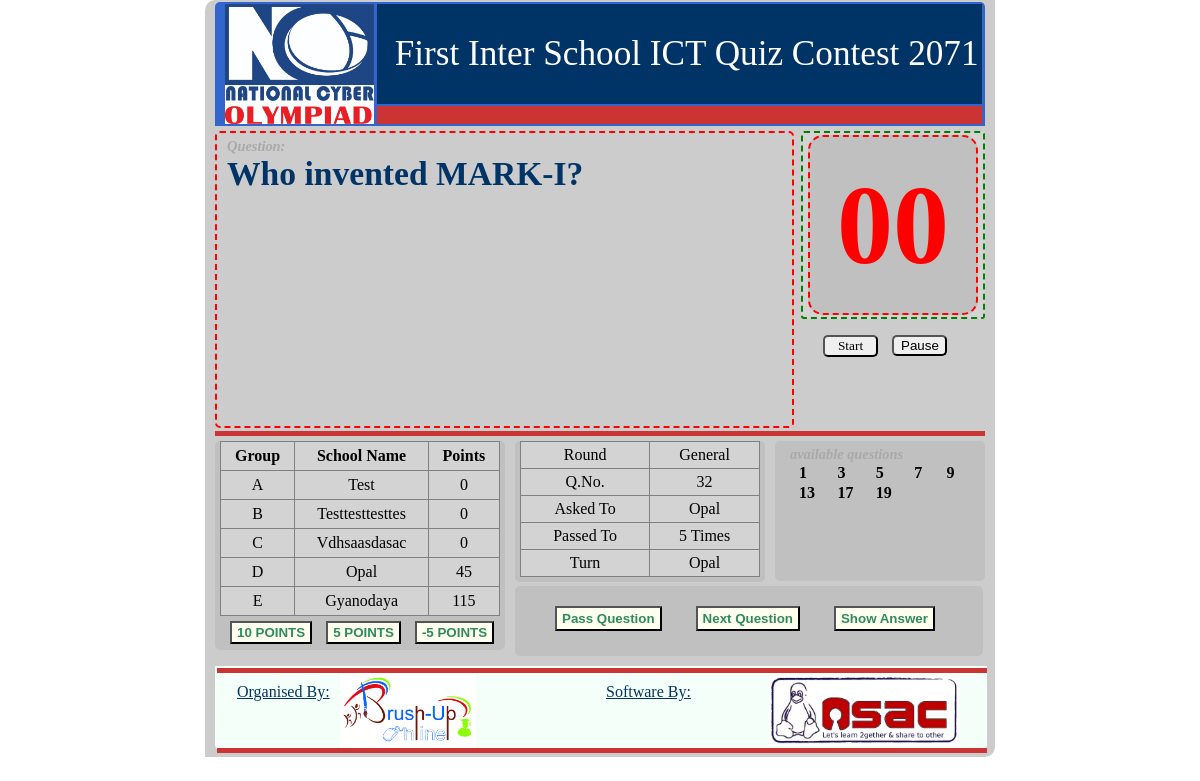
/index.php?qno=32, run on the app's committed database.
### tables this page shows
CREATE TABLE IF NOT EXISTS `qualifyinggame1` (
  `id` int(4) NOT NULL AUTO_INCREMENT,
  `qno` int(4) NOT NULL,
  `question` varchar(200) NOT NULL,
  `answer` varchar(50) NOT NULL,
  `flag` tinyint(1) NOT NULL DEFAULT '0',
  PRIMARY KEY (`id`)
);

CREATE TABLE IF NOT EXISTS `groupdata` (
  `id` int(4) NOT NULL AUTO_INCREMENT,
  `groupName` char(2) NOT NULL,
  `school` varchar(50) NOT NULL,
  `points` int(2) NOT NULL DEFAULT '0',
  PRIMARY KEY (`id`)
);

CREATE TABLE IF NOT EXISTS `tempdb` (
  `sn` smallint(2) NOT NULL AUTO_INCREMENT,
  `qfrom` int(4) NOT NULL,
  `qto` int(4) NOT NULL,
  `roundName` varchar(50) NOT NULL,
  PRIMARY KEY (`sn`)
);

CREATE TABLE IF NOT EXISTS `rounddb` (
  `id` int(4) NOT NULL AUTO_INCREMENT,
  `startgroup` char(2) NOT NULL DEFAULT 'A',
  `currentgroup` char(2) NOT NULL DEFAULT 'A',
  `qasked` int(4) NOT NULL DEFAULT '1',
  `flag` tinyint(4) NOT NULL DEFAULT '1',
  `passed` int(2) NOT NULL DEFAULT '0',
  `db` varchar(50) NOT NULL DEFAULT 'question',
  PRIMARY KEY (`id`)
);

### function.php (the view, shortened to what this page needs)
		<?php
function fetchDatabaseToIndex()
{
	global $con;
	$query="select db from rounddb";
	$res=mysql_query($query,$con);
	if($res)
	{
		while($row=mysql_fetch_array($res))
		{
		$database=$row['db'];
		}
	}
	return $database;
}
function qnos_fetch($database)
{
    global $con;
$query="SELECT qfrom,qto FROM tempdb";
$res=mysql_query($query,$con);
if($res)
{
    while($row=mysql_fetch_array($res))
    {
        $qfrom=$row['qfrom'];
        $qto=$row['qto'];
    }
}
$query="SELECT * from  $database where qno between $qfrom and $qto";
$res = mysql_query($query);
$noq = mysql_num_rows($res);
        $i=1;
        ?>
        <table><tr>
        <?php
      while($row = mysql_fetch_assoc($res))
      {
        $temp[$i]=$row['qno'];
        $flag[$i]=$row['flag'];
        $i++;
      }
       ?>
          <?php
            $count=1;
          for($i=1;$i<=$noq;$i++)
          {
              if(!$flag[$i])
                 {
                 ?>
                <td><a href="index.php?qno=<?php echo $temp[$i];?>"><?php  echo $i;?></a></td>
                  <?php
                  if(($count%5)==0)
                 {
                     echo "</tr><tr>";
                 }
                  $count++;
                 }
             }
    		?>
    	</tr></table>
    		<?php
}
function question_fetch($qno,$database)
{
      if(isset($_POST['nextQues']))
	  {
   	 			echo "<div class='chooseRequest'>";
                echo "please choose the question from available questions..";
                echo "</div>";
    	}
    else
	{
		global $con;
		$query="SELECT question FROM  $database where qno=$qno";
		$res=mysql_query($query,$con);
		if($res)
		{
			while($row=mysql_fetch_array($res))
			{
					$question=$row['question'];
			}
		}
		$exetn= strchr($question,'.');
		if($exetn=='.jpg'||$exetn=='.jpeg'||$exetn=='.png')
		{
		?>
		<div class='question_display'>
		<a href="images/<?php echo $database;?>/<?php echo $question;?>" target="_blank">
		<img src="images/<?php echo $database;?>/<?php echo $question;?>" alt="picture"  height="205" ></a>
		</div>
		<?php
		}
		else
		{
			  	echo "<div class='question_display'>";
                echo $question;
                echo "</div>";
		}
		}
}
function groupName_fetch()
{
          global $con;
             ?>
        <table border="1px">
        <tr>
                <th>Group</th>
                <th colspan="4">School Name</th>
                <th>Points</th>
            </tr><tr>
            <?php
            $query="SELECT groupName,school,points FROM groupdata ORDER BY groupName";
            $res=mysql_query($query,$con);
        if($res)
        {
            while($row=mysql_fetch_array($res))
            {
            ?>
                <td><?php echo $row['groupName'];?></td>
                      <td colspan="4"><?php echo $row['school'];?></td>
                      <td><?php echo $row['points'];?></td>
                </tr>
          <?php
            }
        }
         ?>
            </table>
            <form method="POST" action="">
                <input type="submit" name="10point" value="10 POINTS">
                <input type="submit" name="5point" value="5 POINTS">
                <input type="submit" name="-5point" value="-5 POINTS">
            </form>
<?php
}
function questionControl($i)
    {
        ?>
        <form method="POST" action="">
             <?php
             global $con;
             $query="SELECT passed FROM rounddb";
			$res=mysql_query($query,$con);
			if($res)
			{
				while($row=mysql_fetch_array($res))
				{
					$passed=$row['passed'];
				}
			}
            	 if($passed==$i-1)
				{
					 ?>
					 <input type="submit" name="passQues" id="Audience" value="Pass Question" onClick="AudienceWarn()">
					<?php
            	}
            	 else
				{
            	 ?>
            	 <input type="submit" name="passQues" id="nextPass" value="Pass Question" onClick="passed()">
            	<?php
				 }
            ?>
             <input type="submit" name="nextQues" value="Next Question">
             <input type="submit" name="checkAnswer" id="AnswerShow" value="Show Answer" >
         </form>
        <?php
    }
function roundDetails($qno,$i)
{
     global $con;
    $query="SELECT startgroup,currentgroup,flag,passed from rounddb";
    $res=mysql_query($query,$con);
    if($res)
    {
        while($row=mysql_fetch_array($res))
        {
            $flag=$row['flag'];
            $passed=$row['passed'];
        }
    }
				?>
		<?php
$query="SELECT roundName FROM tempdb ";
$res=mysql_query($query,$con);
if($res)
{
    while($row=mysql_fetch_array($res))
    {
        $roundName=$row['roundName'];
    }
}
else
{
    echo "UNKNOWN";
}
$query="SELECT currentgroup,startgroup,passed FROM rounddb";
$res=mysql_query($query,$con);
if($res)
{
    while($row=mysql_fetch_array($res))
    {
        $askedto=$row['startgroup'];
        $passedto=$row['currentgroup'];
        $passed=$row['passed'];
    }
}
$query="SELECT school FROM groupdata  WHERE groupName='$askedto'";
$res=mysql_query($query,$con);
if($res)
{
    while($row=mysql_fetch_array($res))
    {
        $askedto=$row['school'];
    }
}
$query="SELECT school FROM groupdata  WHERE groupName='$passedto'";
$res=mysql_query($query,$con);
if($res)
{
    while($row=mysql_fetch_array($res))
    {
        $passedto=$row['school'];
    }
}
?>
<table>
<tr>
    <td>Round </td><td><?php echo $roundName;?></td>
</tr>
<tr>
    <td>Q.No.</td><td><?php echo $qno; ?>   </td>
</tr>
<tr>
    <td>Asked To</td><td><?php echo $askedto; ?></td>
</tr>
<tr>
    <td>Passed To</td><td><?php echo $passed; ?> Times  </td>
</tr>
<tr>
    <td>Turn </td><td><?php echo $passedto;?> </td>
</tr>
</table>
<?php
}
    ?>

### stylesheet.css (style rules this page uses)
a { text-decoration: none; color: #000000; font-weight:bold; width:20px; padding:8px; text-align:center; }
.question_control input[type="submit"] { padding:3px 5px; width:auto; background-color:#FFFFF0; }
.question_display { height: 210px; width:563px; font-size: 2.1em; font-weight: bold; text-align: left; color: #003366; }
.question_numbers table td { width:50px; }
.roundDetails table { height:auto; width:240px; border:1px solid black; }
.roundDetails table tr td,th { padding:4px 10px; text-align: center; background-color: #D3D3D3; border:1px solid #808080; }
.score_board input[type="submit"] { width:auto; padding:2px 5px; margin:5px 0px 5px 10px; background-color:#FFFFF0; }
.score_board table { height:auto; width:280px; border:1px solid black; }
.score_board table tr td,th { padding:5px; text-align: center; background-color: #D3D3D3; border:1px solid #808080; }
table { margin:0px; }
input[type="submit"] { margin:10px 0px 0px 30px; width:80px; height:auto; padding:2px 5px; color:#2E8B57; font-weight: bold; }

### data on the page
qualifyinggame1: question "Who invented MARK-I?"
groupdata: groupName "A", school "Test", points "0"
groupdata: groupName "B", school "Testtesttesttes", points "0"
groupdata: groupName "C", school "Vdhsaasdasac", points "0"
groupdata: groupName "D", school "Opal", points "45"
groupdata: groupName "E", school "Gyanodaya", points "115"
tempdb: roundName "General"
rounddb: passed "5"

### other printed values
$qno "32"
